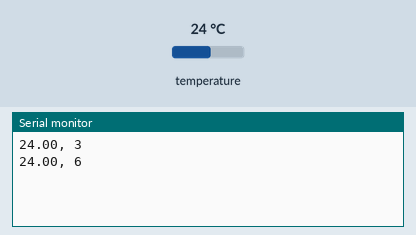
Recording of a sketch running on a simulated Arduino Uno, built with avr-gcc and run on an emulated ATmega328P. Shown: the last lines printed to the serial monitor. The test bench sets the inputs (shaded band); at power-on: temperature 24 °C.

Above: at 8.3 s.
8.4 s: temperature set to 12 °C
At 12.5 s:
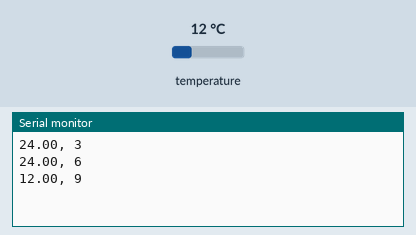
14.0 s: temperature set to 19 °C
At 16.5 s:
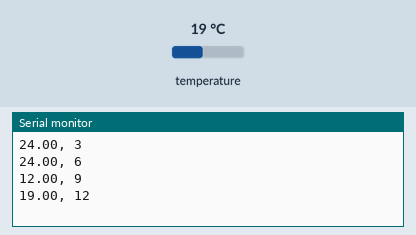
Timing chart, 0 to 18.0 s (numbered marks = the images above; inputs shaded):
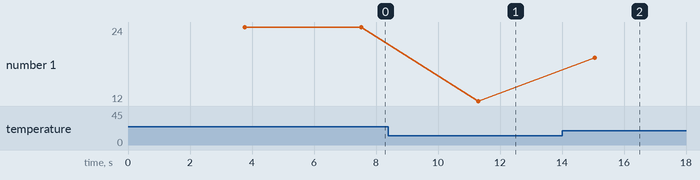

Measured:
- after the input at 8.4 s, the serial monitor: prints a new line after 2.9 s (image 1)
- after the input at 14.0 s, the serial monitor: prints a new line after 1.1 s (image 2)
- plotted number 1: 24 → 12 after the input at 8.4 s, 12 → 19 after the input at 14.0 s

The sketch:

openLog_test.ino
```cpp
#include <OneWire.h>
#include <DallasTemperature.h>
#include <avr/wdt.h>

#define sensorPin   2

OneWire oneWire(sensorPin);
DallasTemperature sensors(&oneWire);

float temp;
unsigned long TIME, oldTIME;

void setup() {

  Serial.begin(9600);
  sensors.begin();
  TIME = 0;
  oldTIME = 0;

  wdt_enable(WDTO_4S);  // watchdog timer with 2 second time out
}

void loop() {

  if ((millis() - oldTIME) > 3000)
  {
    wdt_reset();
    sensors.requestTemperatures();
    //print the temperature in Celsius
    Serial.print(sensors.getTempCByIndex(0));
    Serial.print(", ");
    TIME = TIME + 3;
    Serial.println(TIME);
    oldTIME = millis();
  }
}
```
